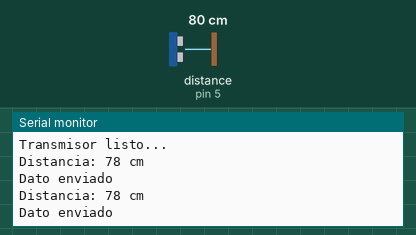
Bench run of a sketch on a simulated Arduino Uno, built with avr-gcc and run on an emulated ATmega328P. On the bench: the last lines printed to the serial monitor. Wiring (inferred from the names in the program): ultrasonic range finder: trigger pin 6; echo pin 5. The inputs (shaded band) are chosen by the test bench; at power-on: distance to the obstacle (sensor on pin 5) 80 cm. The echo pulse lasts 58.3 µs per cm; no radio packets arrive unless stated.

Above: at 1.8 s.
1.9 s: distance to the obstacle (sensor on pin 5) set to 2 cm
At 2.7 s:
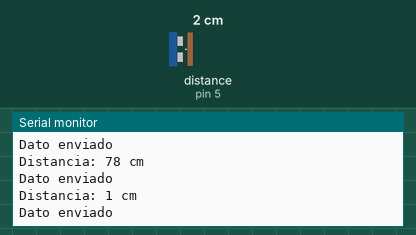
3.4 s: distance to the obstacle (sensor on pin 5) set to 4 cm
At 4.4 s:
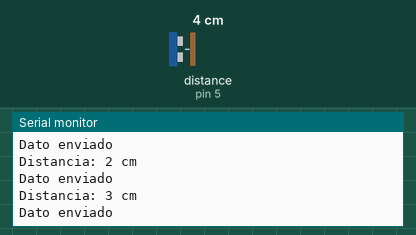
Timing chart, 0 to 6.4 s (numbered marks = the images above; inputs shaded):
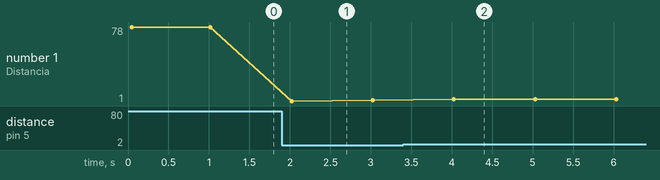

Measured:
- after the input at 1.9 s, the serial monitor: prints a new line after 0.12 s (image 1)
- after the input at 3.4 s, the serial monitor: prints a new line after 0.63 s (image 2)
- plotted number 1: 78 → 2 after the input at 1.9 s, 2 → 3 after the input at 3.4 s

The sketch:

Codigo_EmisorSU.ino
```cpp
#include <SPI.h>
#include <RF24.h>

#define TRIG 6
#define ECHO 5

RF24 radio(7,8);

const byte direccion[6] = "00001";

void setup() {

  Serial.begin(9600);

  pinMode(TRIG, OUTPUT);
  pinMode(ECHO, INPUT);

  Serial.println("Iniciando transmisor...");

  if (!radio.begin()) {
    Serial.println("NRF24L01 no detectado");
    while (1);
  }

  radio.setChannel(108);
  radio.setPALevel(RF24_PA_LOW);
  radio.setDataRate(RF24_250KBPS);

  radio.openWritingPipe(direccion);
  radio.stopListening();

  Serial.println("Transmisor listo...");
}

long medirDistancia() {

  digitalWrite(TRIG, LOW);
  delayMicroseconds(2);

  digitalWrite(TRIG, HIGH);
  delayMicroseconds(10);
  digitalWrite(TRIG, LOW);

  long duracion = pulseIn(ECHO, HIGH);
  long distancia = duracion * 0.034 / 2;

  return distancia;
}

void loop() {

  long distancia = medirDistancia();

  Serial.print("Distancia: ");
  Serial.print(distancia);
  Serial.println(" cm");

  bool enviado = radio.write(&distancia, sizeof(distancia));

  if (enviado) {
    Serial.println("Dato enviado");
  } else {
    Serial.println("Error al enviar");
  }

  delay(1000);
}
```
